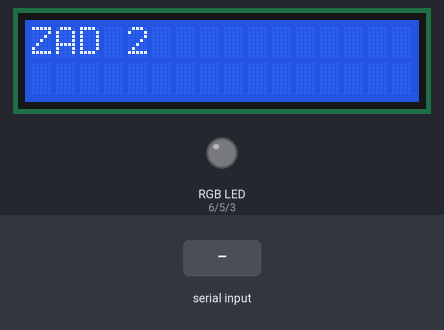
Recording of a sketch running on a simulated Arduino Uno, built with avr-gcc and run on an emulated ATmega328P. Shown: 16×2 character LCD, an RGB LED mixed from three pins (HIGH = lit). The test bench sets the inputs (shaded band). Dim RGB values are drawn brighter than linear; what the sketch prints to the serial monitor is not drawn.

Above: at 1.2 s.
1.3 s: "rgb 1\n" received over Serial
At 2.0 s:
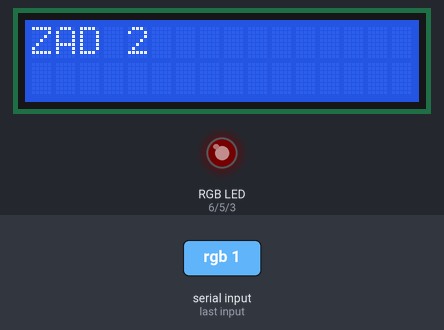
2.8 s: "rgb 150\n" received over Serial
At 3.2 s:
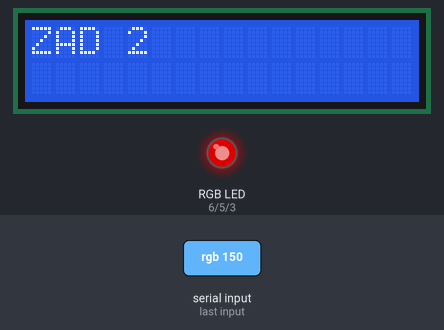
Timing chart, 0 to 5.8 s (numbered marks = the images above; inputs shaded):
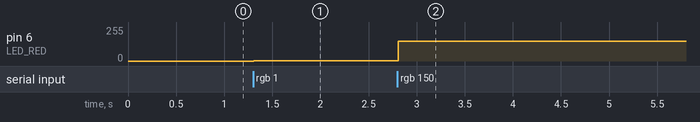

Measured:
- after the input at 1.3 s, pin 6 (LED_RED): 0/255 → 1/255 at once
- after the input at 2.8 s, pin 6 (LED_RED): 1/255 → 150/255 at once

The sketch:

2.ino
```cpp
#include <LiquidCrystal_I2C.h>
#define LED_RED 6
#define LED_GREEN 5
#define LED_BLUE 3
int led[] = {LED_RED, LED_GREEN, LED_BLUE};

void initRGB()
{
    pinMode(LED_RED, OUTPUT);
    analogWrite(LED_RED, 0);

    pinMode(LED_GREEN, OUTPUT);
    analogWrite(LED_GREEN, 0);

    pinMode(LED_BLUE, OUTPUT);
    analogWrite(LED_BLUE, 0);
}

void initSerial()
{
    Serial.begin(9600);
    while (!Serial)
    {
    }
}
LiquidCrystal_I2C lcd(0x27, 16, 2);
void lcdInit()
{
    lcd.init();
    lcd.backlight();

    lcd.setCursor(0, 0);
    lcd.print("ZAD 2");
}
void setup()
{
    lcdInit();
    initRGB();
    initSerial();
}

char *strings[6];
char *ptr = nullptr;

void loop()

{

    if (Serial.available() > 0)
    {
        String command = Serial.readStringUntil('\n');
        command.trim();
        if (command.substring(0, 3) == "rgb")
        {
            char array[20];
            command.toCharArray(array, sizeof(array));
            int index = 0;
            ptr = strtok(array, " "); // delimiter
            while (ptr != nullptr)
            {
                strings[index] = ptr;
                index++;
                ptr = strtok(nullptr, " ");
            }

            for (int i = 1; i < 4; i++)
            {
                Serial.println(atoi(strings[i]));

                analogWrite(led[i-1], atoi(strings[i]));
            }
        }

        Serial.println();
    }
}
```
